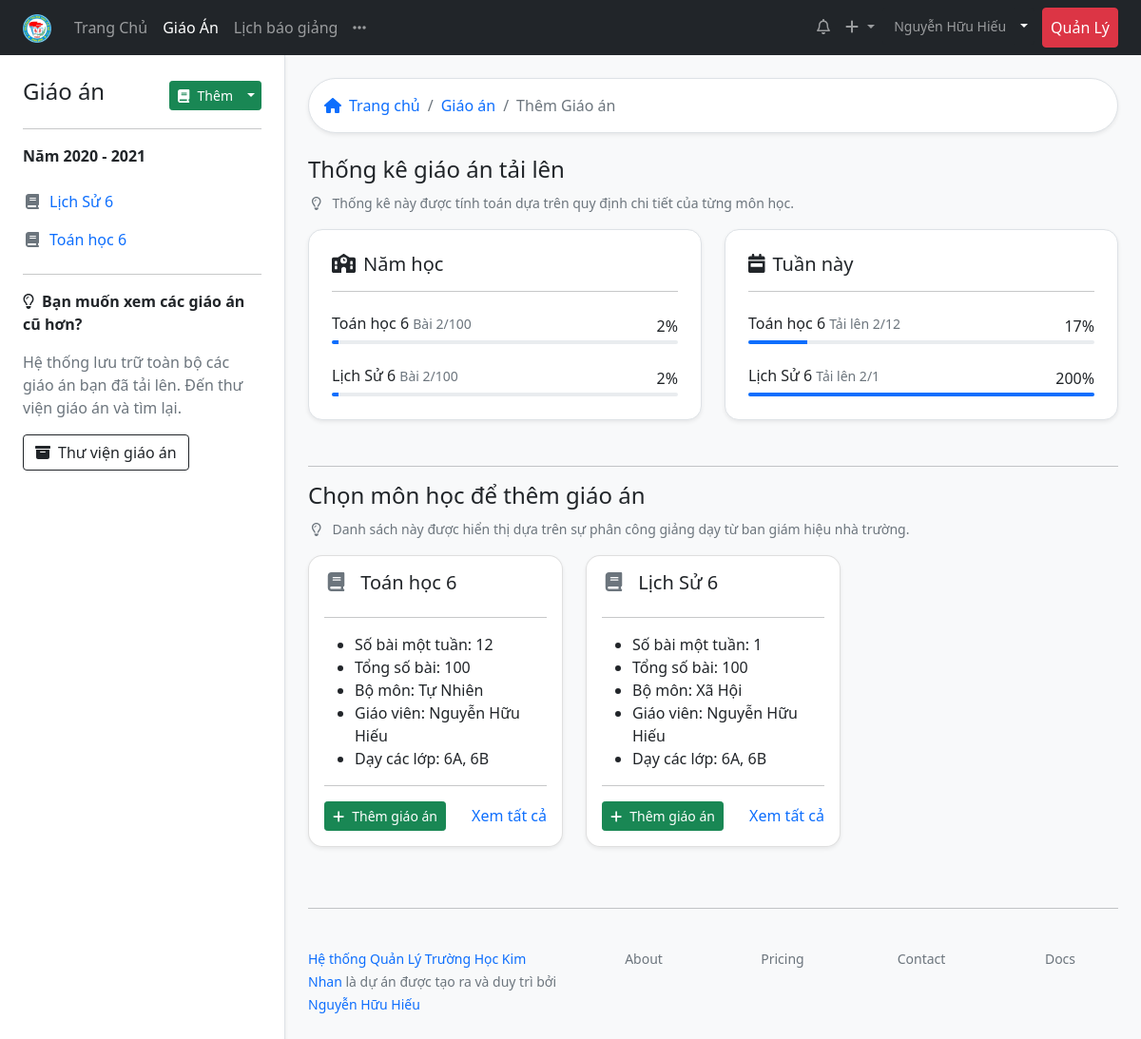
Before: /lesson/add/ (signed in) with the older database file.
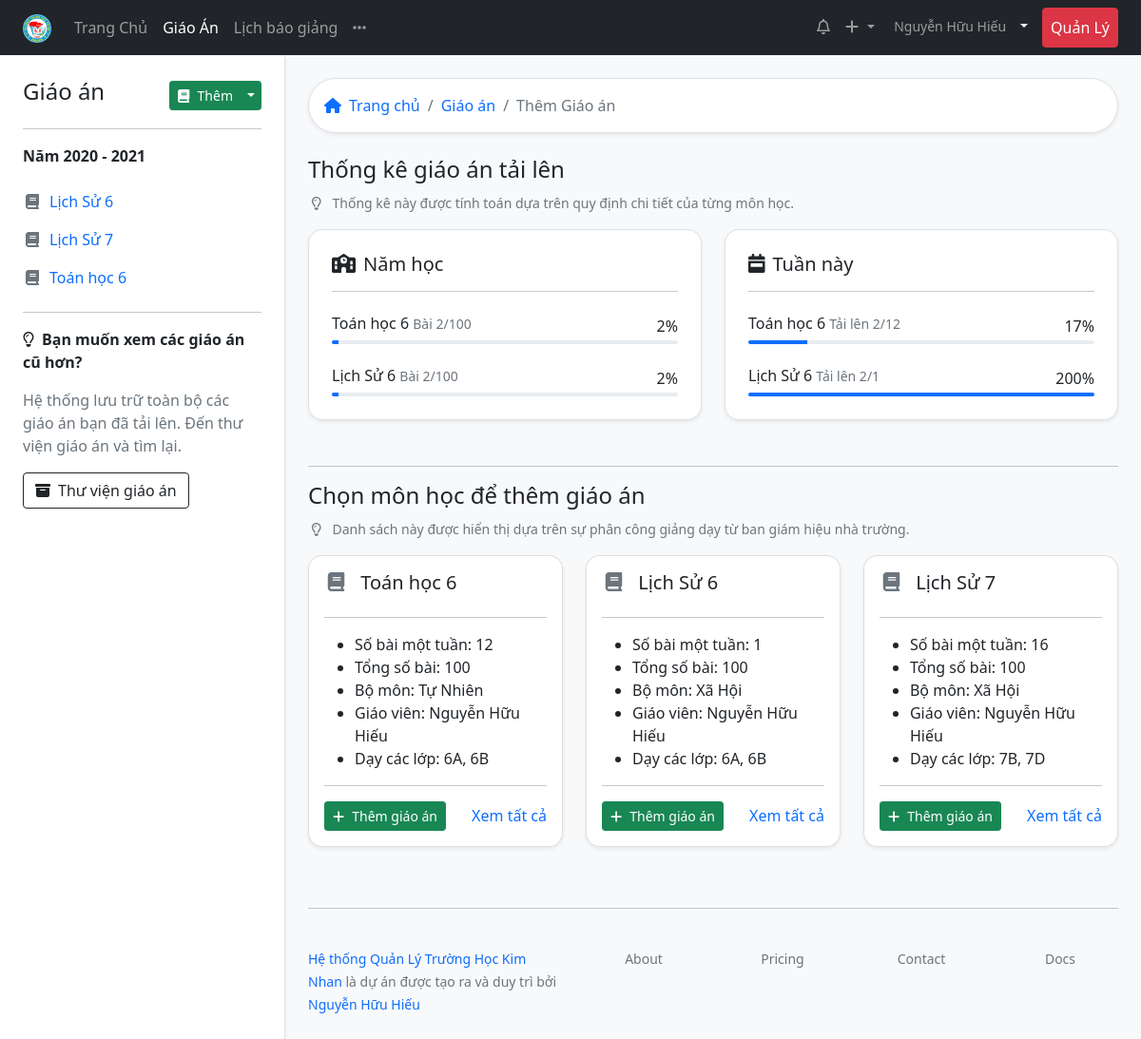
After: the same page with the newer database file.
### lessonmanagement/models.py (models this page shows, shortened)
class SchoolAbstract(models.Model):
    title = models.CharField(max_length=50, verbose_name="Tiêu đề")
    description = models.CharField(max_length=200, verbose_name="Mô tả sơ lược", blank=True)
    cover = models.ImageField(upload_to="coverimages/", verbose_name="Ảnh bìa", null = True, blank = True)
    class Meta:
        abstract = True
    def __str__(self):
        return self.title

class Subject(SchoolAbstract):
    group = models.ForeignKey(GroupSubject,on_delete=models.CASCADE, verbose_name='Bộ môn')
    subject_slug = models.SlugField(max_length=50, null=True, blank=True)
    class Meta:
        verbose_name = "Môn học"
        verbose_name_plural = "Môn học"

class SubjectClassyear(models.Model):
    subject = models.ForeignKey(SubjectDetail, on_delete=models.CASCADE)
    classyear = models.ManyToManyField(Classyear)
    teacher = models.ForeignKey(Teacher, on_delete=models.CASCADE)
    schoolyear = models.ForeignKey("Schoolyear", on_delete=models.CASCADE)
    def classyear_list(self):
        return ', '.join(classyear.__str__() for classyear in self.classyear.all())
    class Meta:
        verbose_name = "Phân công giảng dạy"
        verbose_name_plural = "Phân công giảng dạy"
        unique_together = ('subject', 'teacher')

class SubjectDetail(models.Model):
    subject = models.ForeignKey(Subject, on_delete=models.CASCADE, verbose_name="Môn học")
    level = models.IntegerField(choices=LEVEL_CHOICES, verbose_name="Khối học")
    total_lesson = models.IntegerField(verbose_name="Tổng số tiết")
    week_lesson = models.IntegerField(verbose_name="Số tiết mỗi tuần")
    class Meta:
        verbose_name = "Chi tiết môn học"
        verbose_name_plural = "Chi tiết môn học"
    def __str__(self):
        return '%s %s' % (self.subject, self.level)

class GroupSubject(SchoolAbstract):
    class Meta:
        verbose_name = "Bộ môn"
        verbose_name_plural = "Bộ môn"

class Teacher(models.Model):
    user = models.OneToOneField(User, on_delete=models.CASCADE, verbose_name="Tài khoản đăng nhập")
    firstname = models.CharField("Họ",max_length=20, blank=True)
    lastname = models.CharField("Tên", max_length=20, blank=True)
    zalo_number = models.DecimalField(verbose_name="Số điện thoại",help_text="Số điện thoại có đăng ký zalo, sử dụng để nhận thông báo từ ban giám hiệu", max_digits=12, decimal_places=0,null=True, blank=True)
    birth_date = models.DateField("Ngày sinh", null=True, blank=True)
    SEX_CHOICES = [
    ('male', 'Nam'),
    ('female', 'Nữ')
    ]
    sex = models.CharField(verbose_name="Giới tính", max_length=6, choices=SEX_CHOICES, null=True, blank=True)
    main_subject = models.ForeignKey("Subject",on_delete=models.SET_NULL,null=True,blank=True, verbose_name="Chuyên môn chính")
    EDUCATION_LEVEL_CHOICES = [
        ('inter', 'Trung Cấp'),
        ('college', 'Cao Đẳng'),
        ('university', 'Đại Học'),
        ('master', 'Thạc Sĩ')
    ]
    education_level = models.CharField(max_length=20, choices=EDUCATION_LEVEL_CHOICES, null=True, blank=True)
    is_work = models.BooleanField("Có đang công tác", default=True)
    def user_directory_path(instance, filename):
        return 'user_{0}/{1}'.format(instance.user.id, filename)
    avatar = models.ImageField("Ảnh đại diện", upload_to=user_directory_path, blank=True, null=True)
    def full_name(self):
        return ('%s %s') % (self.firstname, self.lastname)
    def current_schoolyear(self):
        now = datetime.datetime.now()
        current_startyear = school_year_def(now)
        schoolyear = Schoolyear.objects.get(start_date__year=current_startyear)
        return schoolyear
    def subject_classyear_list(self):
        return self.subjectclassyear_set.filter(
            schoolyear=self.current_schoolyear()).order_by('subject__subject__title').values('subject__subject__title', 'classyear__startyear__start_date__year','subject__subject__group__title').distinct()
    class Meta:
        verbose_name = "Giáo viên"
        verbose_name_plural = "Giáo viên"
    def __str__(self):
        return self.full_name()

class Classyear(models.Model):
    TITLE_CHOICES = [
    ('A', 'A'),
    ('B', 'B'),
    ('C', 'C'),
    ('D', 'D')
    ]
    title = models.CharField(verbose_name="Tên lớp", max_length=1, choices=TITLE_CHOICES)
    startyear = models.ForeignKey('Schoolyear', on_delete=models.CASCADE, verbose_name="Năm nhập học")
    @property
    def class_level(self):
        return class_level_def(self.startyear.start_date.year)
    def class_title_year(self):
        return "%s%s" % (self.class_level, self.title)
    class Meta:
        unique_together = ('title', 'startyear')
        verbose_name = "Lớp học"
        verbose_name_plural = "Lớp học"
    def __str__(self):
        return  self.class_title_year()

class Schoolyear(models.Model):
    school = models.ForeignKey(School, on_delete=models.CASCADE)
    start_date = models.DateField(help_text="Ngày bắt đầu năm học",  unique_for_year='start_date' )
    end_date = models.DateField(blank=True, null=True)
    spring_start = models.DateTimeField(help_text="Giờ mùa hè. Buổi sáng bắt đầu từ ngày nào, mấy giờ", blank=True, null=True)
    winter_start = models.DateTimeField(help_text="Giờ mùa đông. Buổi sáng bắt đầu từ ngày nào, mấy giờ", blank=True, null=True)
    class Meta:
        verbose_name = "Năm học"
        verbose_name_plural = "Năm học"
    def __str__(self):
        return '%s - %s' % (self.start_date.year, self.start_date.year + 1)

### lessonmanagement/views.py (the view)
# urls.py: path('lesson/add/', views.addlesson, name="addlesson"),
@login_required
def addlesson(request):
    now = datetime.datetime.now()
    now_week = now.isocalendar()[1]
    teacher = request.user.teacher.id
    schoolyear = current_schoolyear()
    schoolyear = Schoolyear.objects.get(start_date__year=schoolyear)
    subjectclassyear = SubjectClassyear.objects.filter(
        teacher=teacher, schoolyear=schoolyear
    )
    subjectclassyear_count = subjectclassyear.filter(
        subject__lesson__schoolyear=schoolyear
    ).annotate(models.Count('subject__lesson'))
    subjectclassyear_week_count = subjectclassyear.filter(
        subject__lesson__schoolyear=schoolyear, subject__lesson__upload_time__week=now_week
    ).annotate(models.Count('subject__lesson'))
    context = {
        'subjectclassyear': subjectclassyear,
        'subjectclassyear_count': subjectclassyear_count,
        'subjectclassyear_week_count': subjectclassyear_week_count
    }
    return render(request, 'lesson/add_lesson.html', context)

### lessonmanagement/models.py (called while the page is built)
def class_level_def(year):
    now = datetime.datetime.now()
    i = 0
    if (now.month < 9):
        i =  (now.year - year) + 5
    else:
        i = (now.year - year) + 6
    if i in [6,7,8,9]:
        return i
    else:
        return year

def school_year_def(upload_time):
    if (upload_time.month < 9):
        return upload_time.year -1
    else:
        return upload_time.year

### lessonmanagement/templatetags/lessonmanagement_extras.py (called while the page is built)
@register.filter
def classlevel(value):
    now = datetime.datetime.now()
    i = 0
    if (now.month < 9):
        i =  (now.year - value) + 5
    else:
        i = (now.year - value) + 6
    if i in [6,7,8,9]:
        return i
    else:
        return value

### lessonmanagement/views.py (called while the page is built)
def current_schoolyear():
    now = datetime.datetime.now()
    year = now.year
    month = now.month
    if month > 9:
        return year
    else:
        return year - 1

### lessonmanagement/templates/lesson/add_lesson.html (shortened to what the changed rows need)
{% extends 'base_withsidebar.html' %}
{% block content %}
{% load lessonmanagement_extras %}
<div class="row mt-3">
  <div class="col-lg-6">
    <div class="bg-white border p-4 shadow-sm rounded-15 h-100">
      <h5><i class="fas fa-school me-2"></i>Năm học</h5>
      <hr>
      {%if subjectclassyear_count%}
          {%for i in subjectclassyear_count%}
              <div class="d-flex justify-content-between mt-4">
                <h6>{{i.subject}} <small class="text-muted">Bài {{i.subject__lesson__count}}/{{i.subject.total_lesson}}</small> </h6>
                {% widthratio i.subject__lesson__count i.subject.total_lesson 100 %}%
              </div>
              <div class="progress" style="height: 4px;">
                <div class="progress-bar" role="progressbar" style="width: {% widthratio i.subject__lesson__count i.subject.total_lesson 100 %}%;" aria-valuenow="{{i.subject__lesson__count}}" aria-valuemin="0" aria-valuemax="{{i.subject.total_lesson}}"></div>
            </div>
          {%endfor%}
        {%else%}
          <h6 class="text-danger">Chưa có giáo án nào được tải lên</h6>
        {%endif%}
    </div>
    </div>
    <div class="col-lg-6">
      <div class="bg-white border p-4 shadow-sm rounded-15 h-100">
    <h5><i class="fas fa-calendar-week me-2"></i>Tuần này</h5>
    <hr>
    {%if subjectclassyear_week_count%}
      {%for i in subjectclassyear_week_count%}
      <div class="d-flex justify-content-between mt-4">
        <h6>{{i.subject}} <small class="text-muted">Tải lên {{i.subject__lesson__count}}/{{i.subject.week_lesson}}</small> </h6>
        <span>{% widthratio i.subject__lesson__count i.subject.week_lesson 100 %}%</span>
      </div>
      <div class="progress" style="height: 4px;">
        <div class="progress-bar" role="progressbar" style="width: {% widthratio i.subject__lesson__count i.subject.week_lesson 100 %}%;" aria-valuenow="{{i.subject__lesson__count}}" aria-valuemin="0" aria-valuemax="{{i.subject.week_lesson}}"></div>
    </div>
      {%endfor%}
      {%else%}
      <h6 class="text-danger">Tuần này chưa có giáo án nào được tải lên</h6>
      {%endif%}
    </div>
  </div>
</div>
<div class="row">
  {%for i in subjectclassyear%}
  <div class="col-4 my-3">
    <div class="card rounded-15 shadow-sm h-100">
      <div class="card-body d-flex flex-column  ">
        <h5 class="card-title"><i class="fas fa-book fa-fw me-2 text-muted"></i>
          {{i.subject}}
        </h5>
        <hr>
        <ul class="m-0">
          <li>Số bài một tuần: {{i.subject.week_lesson}} </li>
          <li>Tổng số bài: {{i.subject.total_lesson}} </li>
          <li>Bộ môn: {{i.subject.subject.group.title}}</li>
          <li>Giáo viên: {{i.teacher}}</li>
          <li>Dạy các lớp: {{i.classyear_list}}</li>
        </ul>
          <hr>
        <div class="mt-auto d-flex justify-content-between align-items-center">
          <a href="{%url 'add_lesson_subject_level' i.subject.subject.title|slugify i.subject.level|classlevel%}" class="btn btn-sm btn-success"><i class="fas fa-plus me-2"></i>Thêm giáo án</a>
          <a href="{%url 'lessons_subject_level' i.subject.subject.title|slugify i.subject.level%}" class="text-decoration-none">Xem tất cả</a>
        </div>
      </div>
    </div>
  </div>
  {%endfor%}
</div>
{% endblock %}

### lessonmanagement/templates/sidebar.html (shortened to what this page needs)
{% load lessonmanagement_extras %}
{% with teacher=request.user.teacher %}
<div class="position-sticky top-0 start-0 pt-4">
  <div class="d-flex justify-content-between align-items-center">
    <h4>Giáo án</h4>
    <div class="btn-group">
      <a href="{% url 'addlesson' %}" class="btn btn-sm btn-success"><i class="fas fa-book me-2"></i>Thêm</a>
      <button type="button" class="btn btn-sm btn-success dropdown-toggle dropdown-toggle-split"
        data-bs-toggle="dropdown" aria-expanded="false">
      </button>
    </div>
  </div>
   <div class="list-group">
    <hr>
    <span class="fw-bold mb-3">Năm {{teacher.current_schoolyear}} </span>
    {% for i in teacher.subject_classyear_list %}
    <a href="{%url 'lessons_subject_level' i.subject__subject__title|slugify 6%}"
      class="list-group-item list-group-item-action border-0 text-primary ps-0"><i
        class="fas fa-book fa-fw me-2 text-muted"></i>{{i.subject__subject__title}} {{i.classyear__startyear__start_date__year|classlevel}} </a>
    {% endfor %}
    <hr>
        <span class="fw-bold mb-3"><i class="far fa-lightbulb me-2"></i>Bạn muốn xem các giáo án cũ hơn?</span>
    <p class="text-muted pe-3">Hệ thống lưu trữ toàn bộ các giáo án bạn đã tải lên. Đến thư viện giáo án và tìm lại.</p>
   </div>
  <a href="{% url 'alllessons' %}" class="btn btn-outline-dark"><i class="fas fa-archive me-2"></i>Thư viện giáo án</a>
</div>
{% endwith %}

Changed rows visible on the page:
now on one of the page's lists (row unchanged): Subject: subject__subject__title "Lịch Sử"
added SubjectClassyear: subject "Lịch Sử 7", subject.week_lesson "16", subject.total_lesson "100", subject.subject.group "Xã Hội", teacher "Nguyễn Hữu Hiếu", classyear_list "7B, 7D", shown under "Chọn môn học để thêm giáo án"
